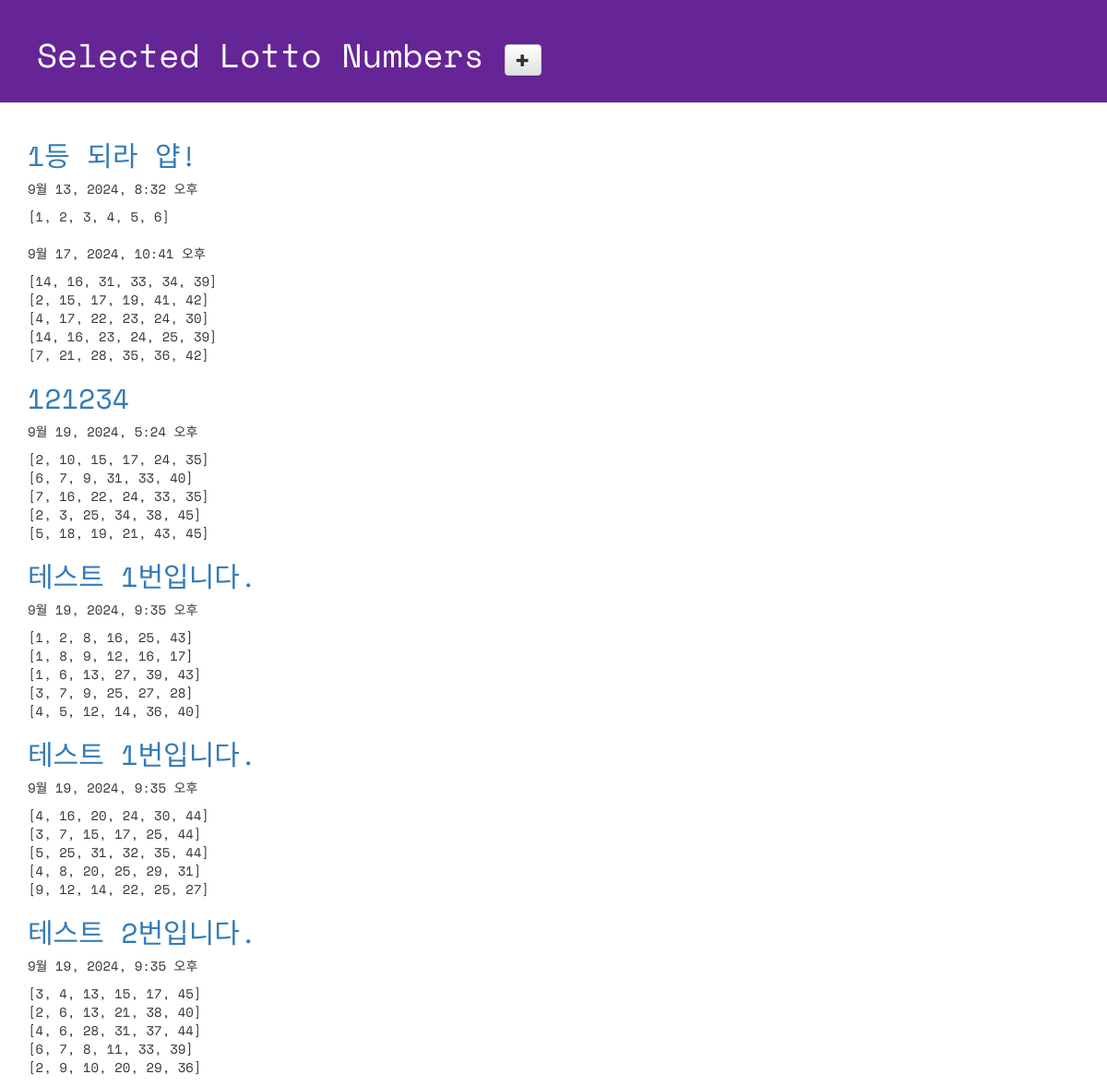
The page / on the database its author committed.
### lotto/models.py (models this page shows, shortened)
class GuessNumbers(models.Model):
    name = models.CharField(max_length=24) # 로또 번호 리스트의 이름
    text = models.CharField(max_length=255) # 로또 번호 리스트에 대한 설명
    lottos = models.CharField(max_length=255, default='[1, 2, 3, 4, 5, 6]') # 로또 번호들이 담길 str
    num_lotto = models.IntegerField(default=5) # 6개 번호 set의 갯수
    update_date = models.DateTimeField()

### lotto/views.py (the view)
# urls.py: path('', views.index), # http://127.0.0.1:8000/
def index(request):
    lottos = GuessNumbers.objects.all() # DB에 저장된 GuessNumbers 객체 모두를 가져온다.
    return render(request, 'lotto/default.html', {'lottos':lottos})

### lotto/templates/lotto/default.html (shortened to what this page needs)
<!DOCTYPE html>
{% load static %}
<html lang="ko">
<head>
  <link rel="stylesheet" href="//maxcdn.bootstrapcdn.com/bootstrap/3.2.0/css/bootstrap.min.css">
  <link rel="stylesheet" href="//maxcdn.bootstrapcdn.com/bootstrap/3.2.0/css/bootstrap-theme.min.css">
  <link rel="stylesheet" href="{% static 'css/lotto.css' %}">
</head>
<body>
 <div class="page-header">
   <h1>
     Selected Lotto Numbers
     <a href="{% url 'new_lotto' %}">
     <span class="glyphicon glyphicon-plus btn btn-default"></span>
     </a>
   </h1>
 </div>
 <div class="container lotto">
   {% for lotto in lottos %}
     <h2><a href="{% url 'detail' lottokey=lotto.pk %}">{{lotto.text}}</a></h2>
     <p>{{ lotto.update_date }}</p>
     <p>{{ lotto.lottos | linebreaksbr }}</p>
   {% endfor %}
 </div>
</body>
</html>

### lotto/static/css/lotto.css (style rules this page uses)
.page-header { background-color: #652596; margin-top: 0; padding: 20px 20px 20px 40px; font-family: 'Space Mono', monospace; }
.page-header h1 { color: #FFFFFF; }
.container { font-family: 'Space Mono', monospace; }
.container h2 { color: #b9f442; }

### rows shown on the page
GuessNumbers: text "1등 되라 얍!", update_date "9월 13, 2024, 8:32 오후", lottos "[1, 2, 3, 4, 5, 6]"
GuessNumbers: update_date "9월 17, 2024, 10:41 오후", lottos "[14, 16, 31, 33, 34, 39] [2, 15, 17, 19, 41, 42] [4, 17, 22, 23, 24, 30] [14, 16, 23, 24, 25, 39] [7, 21, 28, 35, 36, 42]"
GuessNumbers: text "121234", update_date "9월 19, 2024, 5:24 오후", lottos "[2, 10, 15, 17, 24, 35] [6, 7, 9, 31, 33, 40] [7, 16, 22, 24, 33, 35] [2, 3, 25, 34, 38, 45] [5, 18, 19, 21, 43, 45]"
GuessNumbers: text "테스트 1번입니다.", update_date "9월 19, 2024, 9:35 오후", lottos "[1, 2, 8, 16, 25, 43] [1, 8, 9, 12, 16, 17] [1, 6, 13, 27, 39, 43] [3, 7, 9, 25, 27, 28] [4, 5, 12, 14, 36, 40]"
GuessNumbers: text "테스트 1번입니다.", update_date "9월 19, 2024, 9:35 오후", lottos "[4, 16, 20, 24, 30, 44] [3, 7, 15, 17, 25, 44] [5, 25, 31, 32, 35, 44] [4, 8, 20, 25, 29, 31] [9, 12, 14, 22, 25, 27]"
GuessNumbers: text "테스트 2번입니다.", update_date "9월 19, 2024, 9:35 오후", lottos "[3, 4, 13, 15, 17, 45] [2, 6, 13, 21, 38, 40] [4, 6, 28, 31, 37, 44] [6, 7, 8, 11, 33, 39] [2, 9, 10, 20, 29, 36]"
